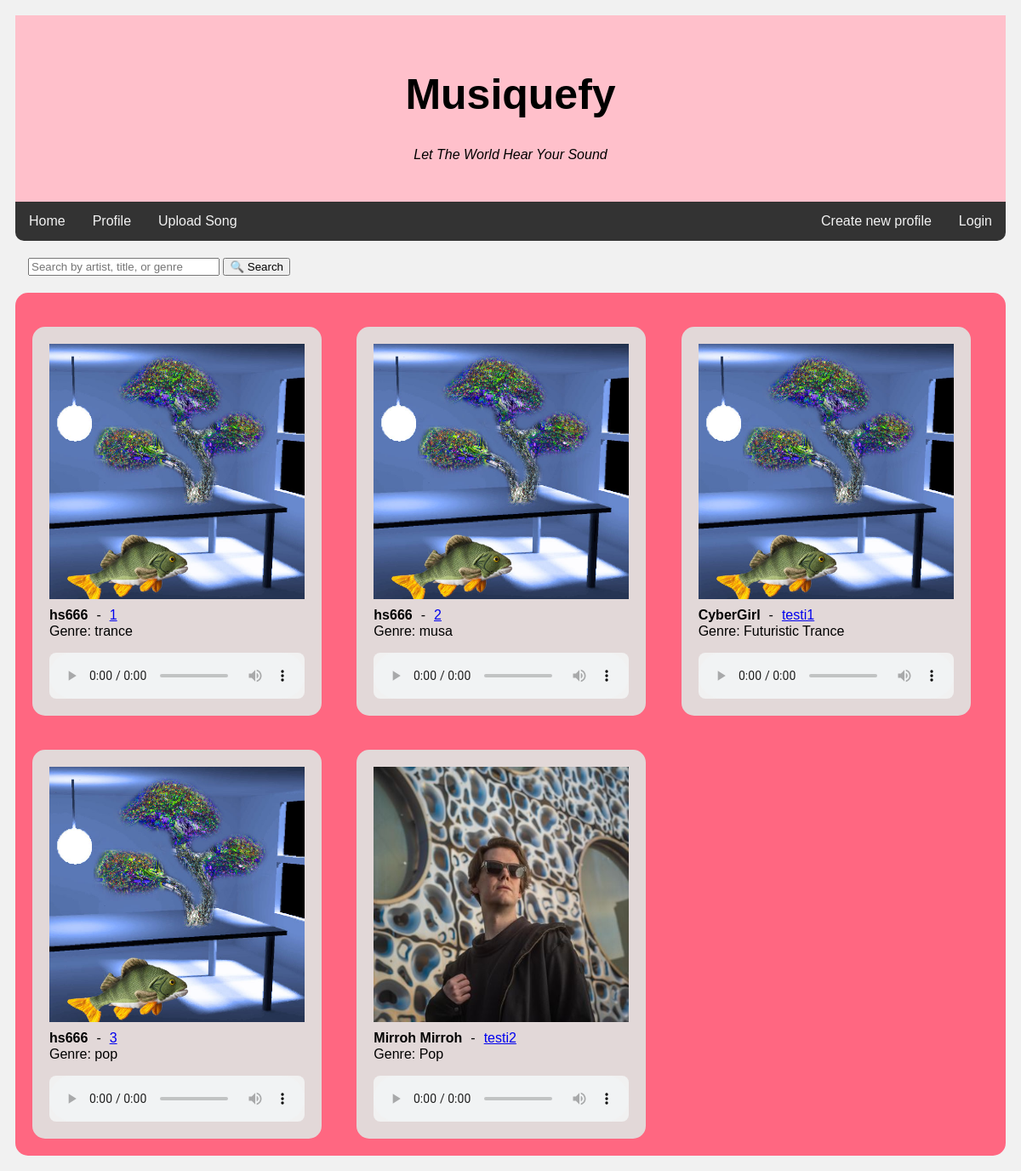
The page / on the database its author committed.
### tables this page shows
CREATE TABLE songs (
    id INTEGER PRIMARY KEY,
    user_id INTEGER NOT NULL,
    title TEXT NOT NULL,
    artist TEXT NOT NULL CHECK (LENGTH(artist) > 0),
    audio_file_path TEXT NOT NULL,
    image_file_path TEXT NOT NULL,
    upload_date DATETIME DEFAULT CURRENT_TIMESTAMP,
    genre TEXT CHECK (LENGTH(genre) > 0),
    duration INTEGER CHECK (duration > 0),
    FOREIGN KEY (user_id) REFERENCES users(id) ON DELETE CASCADE
);

### app.py (the view)
@app.route("/")
def index():
    search_query = request.args.get("search", "").strip()
    if search_query:
        songs = search_songs(search_query)
    else:
        songs = get_songs()
    return render_template("index.html", songs=songs, search_query=search_query)

### repositories/songs_repository.py (called while the page is built)
def get_songs():
    connection = sqlite3.connect("database.db")
    connection.row_factory = sqlite3.Row #sanakirjamuodossa
    cursor = connection.cursor()
    cursor.execute("SELECT * FROM songs ORDER BY RANDOM()")
    songs = cursor.fetchall()
    connection.close()
    return songs

### templates/index.html (shortened to what this page needs)
<!DOCTYPE html>
<html>
<head>
    <link rel="stylesheet" href="../static/styles.css">
</head>
<body>
    <div class="header">
        <h1>Musiquefy</h1>
        <p><i>Let The World Hear Your Sound</i></p>
    </div>
    <div class="topnav-mainpage">
        <a href="/">Home</a>
        {% if session.username%}
        <a href="/user/{{ session['user_id'] }}">Profile</a>
        <a href="/upload_song">Upload Song</a>
        {% else %}
        <a href="/login_page">Profile</a>
        <a href="/login_page">Upload Song</a>
        {% endif %}
        {% if session.username %}
        <a href="/logout" style="float:right">Logout</a>
        {% else %}
        <a href="/login_page" style="float:right">Login</a>
        <a href="/register" style="float:right">Create new profile</a>
        {% endif %}
    </div>
    <div class="extra-bar-mainpage">
        <form method="get" action="/">
            <input type="text" name="search" placeholder="Search by artist, title, or genre" value="{{ search_query }}" size="25">
            <button type="submit">🔍 Search</button>
        </form>
    </div>
    <div class="row">
        <div class="column-mainpage">
            <div class="grid">
                {% for song in songs %}
                <div class="card2">
                    <img src="{{ url_for('static', filename=song.image_file_path.split('static/')[-1]) }}" alt="Kansikuva" width="100%">
                    <div class="song-info">
                        <strong>{{ song.artist }}</strong> - <a href="/song/{{ song.id }}">{{ song.title }}</a>
                    </div>
                    <p>Genre: {{ song.genre }}</p>
                    <audio controls class="audio1">
                        {% if song.audio_file_path.endswith('.mp3') %}
                        <source src="{{ url_for('static', filename=song.audio_file_path.split('static/')[-1]) }}" type="audio/mpeg">
                        {% elif song.audio_file_path.endswith('.wav') %}
                        <source src="{{ url_for('static', filename=song.audio_file_path.split('static/')[-1]) }}" type="audio/wav">
                        {% else %}
                        <p>Tiedostotyyppi ei tuettu.</p>
                        {% endif %}
                    </audio>
                </div>
                {% endfor %}
            </div>
        </div>
    </div>
</body>
</html>

### static/styles.css (style rules this page uses)
* { box-sizing: border-box; }
body { font-family: Arial; padding: 10px; background: #f1f1f1; }
.header { padding: 30px; text-align: center; background: pink; }
.header h1 { font-size: 50px; }
.topnav-mainpage { overflow: hidden; background-color: #333; border-radius: 0px 0px 10px 10px; margin-bottom: 20px; }
.topnav-mainpage a { float: left; display: block; color: #f2f2f2; text-align: center; padding: 14px 16px; text-decoration: none; }
.extra-bar-mainpage { margin-left: 15px; }
.column-mainpage { float: left; width: 100%; background-color: #f1f1f1; overflow: hidden; }
.grid { display: grid; grid-template-columns: repeat(auto-fill, minmax(300px, 1fr)); gap: 20px; background: rgb(255, 103, 129); padding: 20px; margin-top: 20px; border-radius: 15px; }
.card2 { background-color: rgb(226, 216, 216); padding: 20px; margin-top: 20px; border-radius: 15px; display: flex; flex-direction: column; max-width: 340px; }
.audio1 { width: 100%; border-radius: 8px; background-color: #f1f1f1; }
.song-info { display: flex; flex-wrap: nowrap; gap: 10px; margin-top: 10px; margin-bottom: -15px; }
.row::after { content: ""; display: table; clear: both; }

### rows shown on the page
songs: image_file_path (picture), artist "hs666", title "1", genre "trance"
songs: image_file_path (picture), artist "hs666", title "2", genre "musa"
songs: image_file_path (picture), artist "CyberGirl", title "testi1", genre "Futuristic Trance"
songs: image_file_path (picture), artist "hs666", title "3", genre "pop"
songs: image_file_path (picture), artist "Mirroh Mirroh", title "testi2", genre "Pop"
